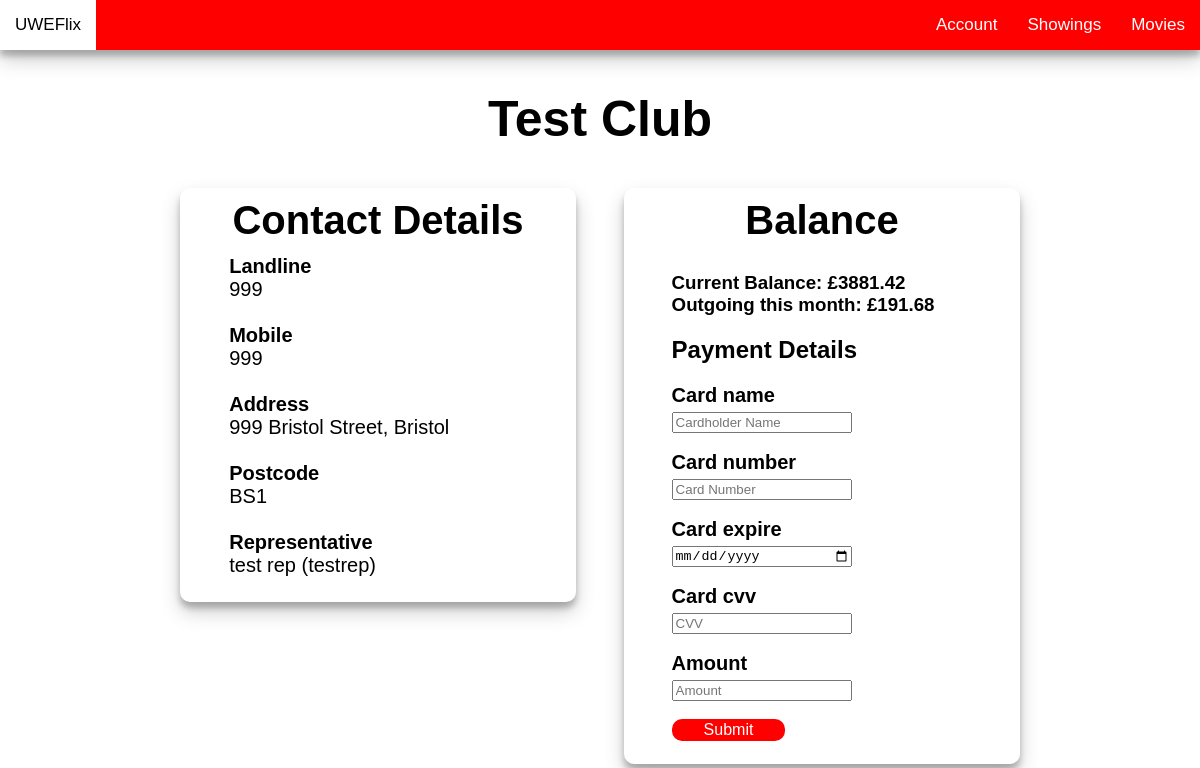
Page /my_club (signed in) on the earlier database version.
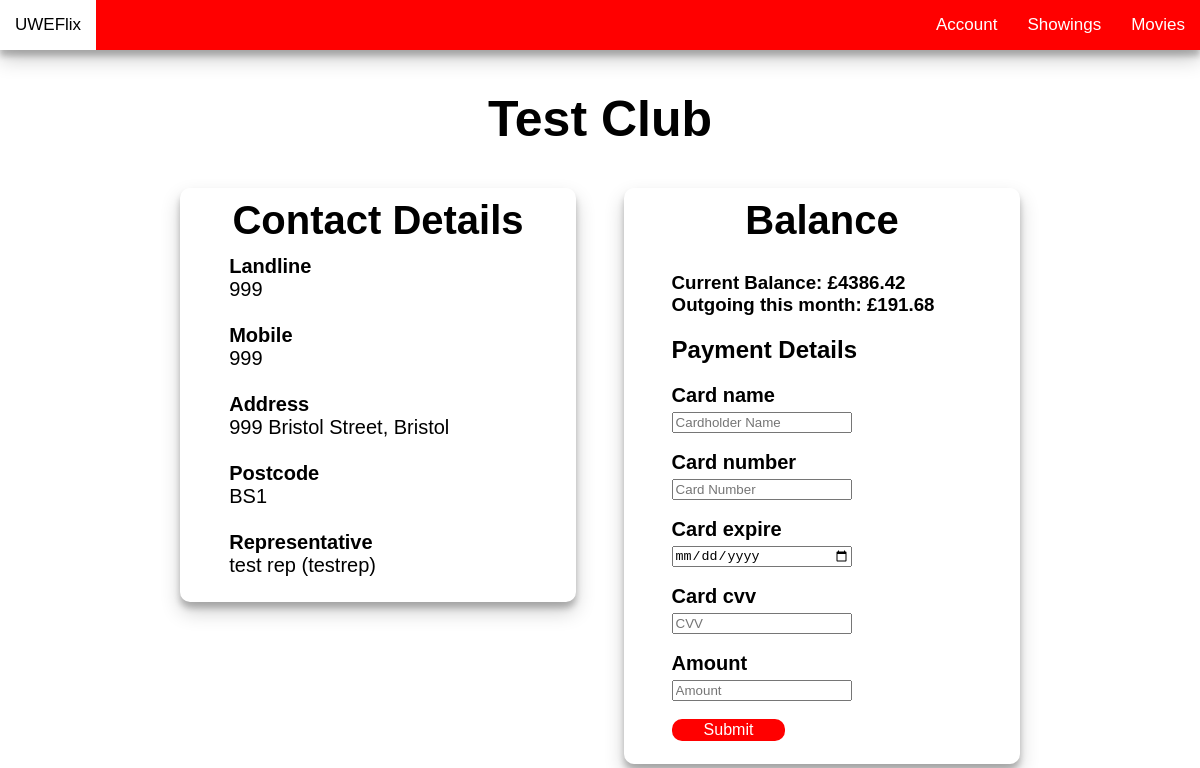
Same page on the later database version.
### UWEflix_Website/models.py (models this page shows, shortened)
class Club(models.Model):
    club_name = models.CharField(max_length=200)
    landline = models.CharField(max_length=20, blank=True)
    mobile = models.CharField(max_length=20, blank=True)
    street_number = models.CharField(max_length=50, blank=True)
    street = models.CharField(max_length=200, blank=True)
    city = models.CharField(max_length=200 , blank=True)
    post_code = models.CharField(max_length=20, blank=True)
    club_rep = models.ForeignKey(User, on_delete=models.CASCADE)
    account_balance = models.DecimalField(
            max_digits = 8, decimal_places = 2,
            validators=[MinValueValidator(limit_value=0)],
            blank=True, null=True)

### UWEflix_Website/decorators.py (the view)
        @user_passes_test(lambda user:
                          user.groups.filter(name=group_name).exists(),
                          login_url='login')
        def wrapper(request, *args, **kwargs):
            return view_func(request, *args, **kwargs)

### UWEflix_Website/forms.py
class ClubPaymentForm(forms.Form):
    card_name = forms.CharField(max_length=50)
    card_number = forms.CharField(max_length=16)
    card_expire = forms.DateField(widget=DateInput(attrs={'type': 'date'}))
    card_cvv = forms.CharField(max_length=3)
    amount = forms.IntegerField()
    def __init__(self, *args, **kwargs):
        super (ClubPaymentForm, self).__init__(*args, **kwargs)
        for field_name, field in self.fields.items():
            field.widget.attrs['class'] = 'payment-input'
        self.fields['card_name'].widget.attrs['placeholder'] = 'Cardholder Name'
        self.fields['card_number'].widget.attrs['placeholder'] = 'Card Number'
        self.fields['card_expire'].widget.attrs['placeholder'] = 'Card Expiry'
        self.fields['card_cvv'].widget.attrs['placeholder'] = 'CVV'
        self.fields['amount'].widget.attrs['placeholder'] = 'Amount'

### UWEflix_Website/templates/my_club.html (shortened to what this page needs)
{% extends 'base.html' %}
{% block title %}
{{ club.club_name }}
{% endblock %}
{% block content %}
<div class="club">
  <div class="card-content">
    <div class="club-top">
      <strong>Contact Details</strong>
    </div>
    <div class="club-details">
    <form>
      <strong>Landline</strong>
      <br/>{{ club.landline }}
      <br/><br/>
      <strong>Mobile</strong>
      <br/>{{ club.mobile }}
      <br/><br/>
      <strong>Address</strong>
      <br/>{{ club.street_number }} {{ club.street }}, {{ club.city }}
      <br/><br/>
      <strong>Postcode</strong>
      <br/>{{ club.post_code }}
      <br/><br/>
      <strong>Representative</strong>
      <br/>{{ club.club_rep.first_name }} {{ club.club_rep.last_name }}
      ({{ club.club_rep }})
      <br/><br/>
    </div>
  </div>
</div>
<div class="balance">
  <div class="card-content">
    <div class="club-top">
      <strong>Balance</strong>
    </div>
    <div class="form">
      <div class="card-description">
        <form method="post" action="{% url 'my-club' %}">
          <h3>Current Balance: £{{ club.account_balance }}
          <br/>
          Outgoing this month: £{{ monthly_outgoing }}</h3>
            <h2>Payment Details</h2>
            {% for field in payment_form %}
              <div class="form-label">{{ field.label }}</div>
              {{ field }}
              <br/><br/>
            {% endfor %}
            <input type="submit" value="Submit" class="btn btn-dark card-button">
        </form>
        <br/>
  </div>
</div>
{% endblock %}

Differences in the rows shown:
changed Club "Test Club": account_balance "3881.42" → "4386.42"
